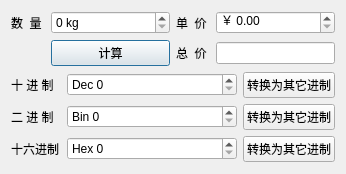
<?xml version="1.0" encoding="UTF-8"?>
<ui version="4.0">
 <class>Dialog</class>
 <widget class="QDialog" name="Dialog">
  <property name="geometry">
   <rect>
    <x>0</x>
    <y>0</y>
    <width>346</width>
    <height>174</height>
   </rect>
  </property>
  <property name="windowTitle">
   <string>SpinBox测试</string>
  </property>
  <layout class="QVBoxLayout" name="verticalLayout">
   <item>
    <layout class="QGridLayout" name="gridLayout">
     <item row="0" column="0">
      <widget class="QLabel" name="label">
       <property name="text">
        <string>数  量 </string>
       </property>
      </widget>
     </item>
     <item row="0" column="1">
      <widget class="QSpinBox" name="spinNum">
       <property name="sizePolicy">
        <sizepolicy hsizetype="Minimum" vsizetype="Fixed">
         <horstretch>1</horstretch>
         <verstretch>0</verstretch>
        </sizepolicy>
       </property>
       <property name="suffix">
        <string> kg</string>
       </property>
      </widget>
     </item>
     <item row="0" column="2">
      <widget class="QLabel" name="label_5">
       <property name="text">
        <string>单  价 </string>
       </property>
      </widget>
     </item>
     <item row="0" column="3">
      <widget class="QDoubleSpinBox" name="spinPrice">
       <property name="sizePolicy">
        <sizepolicy hsizetype="Minimum" vsizetype="Fixed">
         <horstretch>1</horstretch>
         <verstretch>0</verstretch>
        </sizepolicy>
       </property>
       <property name="prefix">
        <string>￥ </string>
       </property>
       <property name="maximum">
        <double>999.990000000000009</double>
       </property>
       <property name="singleStep">
        <double>0.500000000000000</double>
       </property>
      </widget>
     </item>
     <item row="1" column="1">
      <widget class="QPushButton" name="btnCalc">
       <property name="text">
        <string>计算</string>
       </property>
      </widget>
     </item>
     <item row="1" column="2">
      <widget class="QLabel" name="label_6">
       <property name="text">
        <string>总  价</string>
       </property>
      </widget>
     </item>
     <item row="1" column="3">
      <widget class="QLineEdit" name="editTotal">
       <property name="readOnly">
        <bool>true</bool>
       </property>
      </widget>
     </item>
    </layout>
   </item>
   <item>
    <layout class="QGridLayout" name="gridLayout_2">
     <item row="0" column="0">
      <widget class="QLabel" name="label_2">
       <property name="text">
        <string>十 进 制  </string>
       </property>
      </widget>
     </item>
     <item row="0" column="1">
      <widget class="QSpinBox" name="spinDec">
       <property name="sizePolicy">
        <sizepolicy hsizetype="Minimum" vsizetype="Fixed">
         <horstretch>1</horstretch>
         <verstretch>0</verstretch>
        </sizepolicy>
       </property>
       <property name="prefix">
        <string>Dec </string>
       </property>
       <property name="maximum">
        <number>65535</number>
       </property>
      </widget>
     </item>
     <item row="0" column="2">
      <widget class="QPushButton" name="btnDecToOther">
       <property name="text">
        <string>转换为其它进制</string>
       </property>
      </widget>
     </item>
     <item row="1" column="0">
      <widget class="QLabel" name="label_3">
       <property name="text">
        <string>二 进 制</string>
       </property>
      </widget>
     </item>
     <item row="1" column="1">
      <widget class="QSpinBox" name="spinBin">
       <property name="prefix">
        <string>Bin </string>
       </property>
       <property name="maximum">
        <number>65535</number>
       </property>
       <property name="displayIntegerBase">
        <number>2</number>
       </property>
      </widget>
     </item>
     <item row="1" column="2">
      <widget class="QPushButton" name="btnBinToOther">
       <property name="text">
        <string>转换为其它进制</string>
       </property>
      </widget>
     </item>
     <item row="2" column="0">
      <widget class="QLabel" name="label_4">
       <property name="text">
        <string>十六进制</string>
       </property>
      </widget>
     </item>
     <item row="2" column="1">
      <widget class="QSpinBox" name="spinHex">
       <property name="prefix">
        <string>Hex </string>
       </property>
       <property name="maximum">
        <number>65535</number>
       </property>
       <property name="displayIntegerBase">
        <number>16</number>
       </property>
      </widget>
     </item>
     <item row="2" column="2">
      <widget class="QPushButton" name="btnHexToOther">
       <property name="text">
        <string>转换为其它进制</string>
       </property>
      </widget>
     </item>
    </layout>
   </item>
  </layout>
 </widget>
 <resources/>
 <connections/>
</ui>
